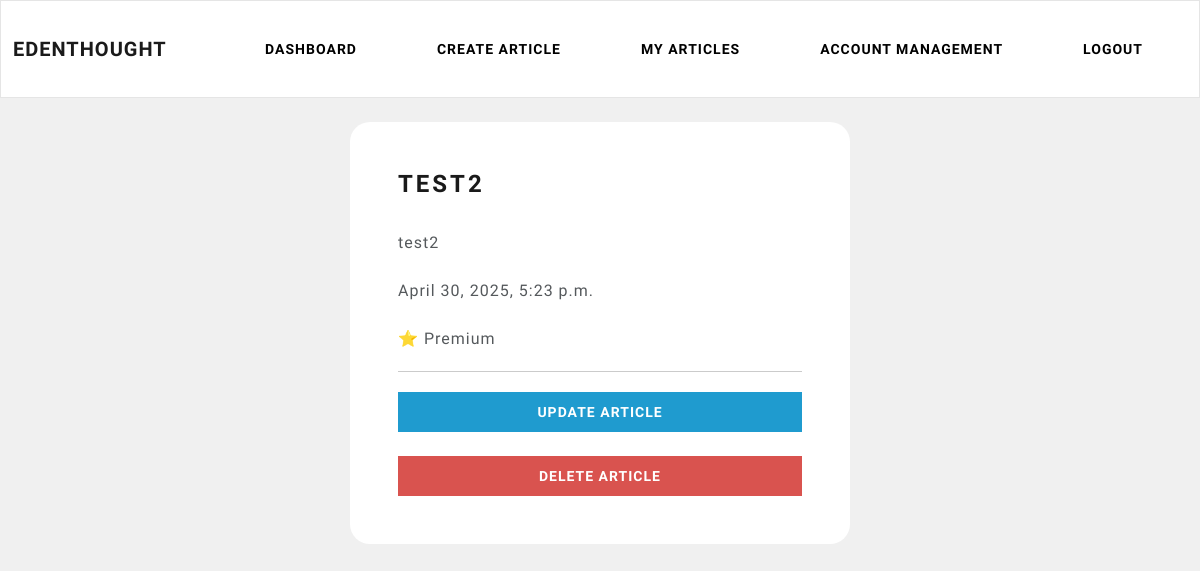
Screenshot of /writer/my_articles (signed in) with the database file from the repository.
### writer/models.py (models this page shows)
class Article(models.Model):
    title = models.CharField(max_length=150)
    content = models.TextField(max_length=10000)
    date_posted = models.DateTimeField(auto_now_add=True)
    is_premium = models.BooleanField(default=False, verbose_name='Is this a premium article?')
    user = models.ForeignKey(to=CustomUser, max_length=10, on_delete=models.CASCADE, null=True)

### writer/views.py (the view)
# urls.py: path('my_articles', views.my_articles, name='my-articles'),
@login_required(login_url='my-login')
def my_articles(request):
    current_user = request.user.id
    articles = Article.objects.filter(user=current_user)
    context = {'AllArticles': articles}
    return render(request, 'writer/my-articles.html', context)

### writer/templates/writer/my-articles.html
{% extends 'writer/navbar.html' %}
{% block content %}
<br>
{% for article in AllArticles %}
    <div class="container bg-white shadow-md p-5 form-layout">
        <h3>{{ article.title }}</h3>
        <br>
        {{ article.content }}
        <br> <br>
        {{ article.date_posted }}
        <br> <br>
        {% if article.is_premium == True %}
            ⭐ <strong>Premium</strong>
        {% elif article.is_premium == False %}
            <strong>Standard</strong>
        {% endif %}
        <hr>
        <a class="btn btn-info w-100 p-2" href="{% url 'update-article' article.id %}">Update article</a>
        <br><br>
        <a class="btn btn-danger w-100 p-2" href="{% url 'delete-article' article.id %}">Delete article</a>
    </div>
<br>
{% endfor %}
{% endblock %}

### static/css/styles.css (style rules this page uses)
.form-layout { width: 500px; border-radius: 20px; }
hr { border: none; border-top: 1px solid #333; margin: 20px 0; }

### rows the page displays
Article: title "TEST2", content "test2", date_posted "April 30, 2025, 5:23 p.m.", is_premium "Premium"
